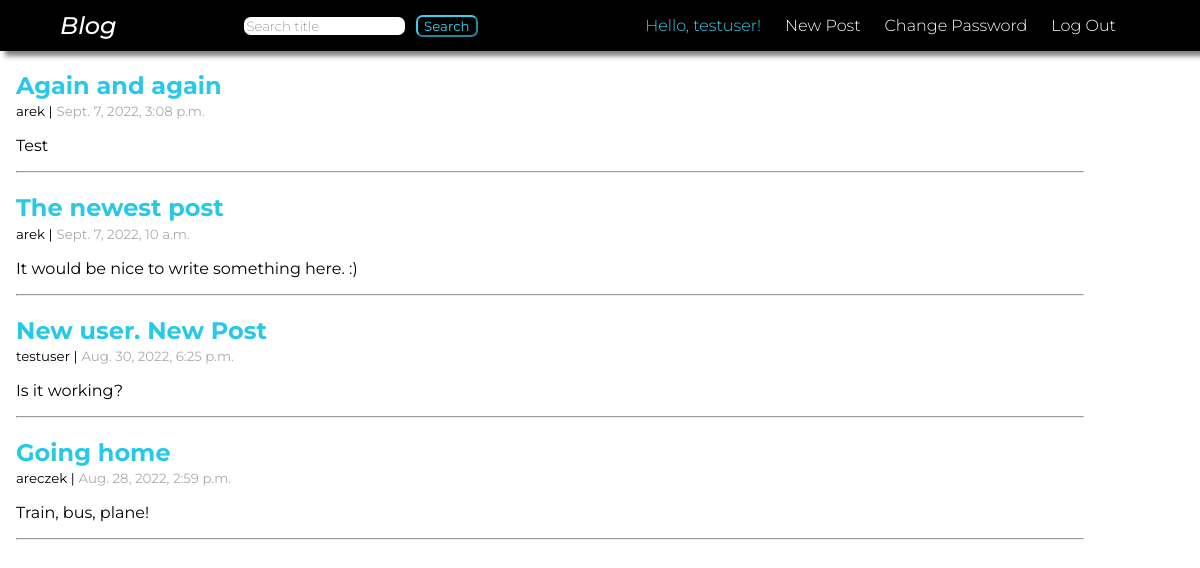
The page / (signed in) on the database its author committed.
### pages/models.py (models this page shows, shortened)
class Page(models.Model):
    title = models.CharField(max_length=155)
    author = models.ForeignKey("auth.User", on_delete=models.CASCADE)
    body = models.TextField(max_length=255, blank=True)
    created = models.DateTimeField(auto_now_add=True)
    likes = models.ManyToManyField("auth.User", related_name="blog_posts")
    class Meta:
        ordering = ["-created"]

### pages/views.py (the view)
# urls.py: path("", PageListView.as_view(), name="home"),
class PageListView(LoginRequiredMixin, ListView):
    model = Page
    template_name = "home.html"

### templates/home.html
{% extends 'base.html' %}
{% load static %}
{% block content %}
{% for page in page_list %}
    <div class="page-list">
        <h2><a href="{% url 'pages_detail' page.pk %}">{{ page.title }}</a></h2>
        <small>{{ page.author }} |</small>
        <small class="time">{{ page.created }}</small>
        <p>{{ page.body }}</p>
        <hr class="post-separator">
    </div>
{% endfor %}
{% endblock content %}

### templates/base.html (shortened to what this page needs)
{% load static %}
<!DOCTYPE html>
<html lang="en">
<head>
    <link rel="stylesheet" href="{% static 'css/base.css' %}">
</head>
<body>
    <div class="head">
        <header>
            <a class="logo" href="{% url 'home' %}">Blog</a>
            <form action="{% url 'search_title' %}" method=POST>
                <input class="nav-search" type='search' placeholder="Search title" autocomplete="off", name="searched">
                <button class="btn-search" type="submit">Search</button>
            </form>
            <nav>
                <ul>
                    {% if user.is_authenticated %}
                        <li>Hello, {{ user.username }}!</li>
                        <li><a href="{% url 'create_post' %}">New Post</a></li>
                        <li><a href="{% url 'password_change' %}">Change Password</a></li>
                        <li><a href="{% url 'logout' %}">Log Out</a></li>
                    {% else %}
                        <li><a href="{% url 'login' %}">Login</a></li>
                        <li><a href="{% url 'signup' %}">Sign Up</a></li>
                     {% endif %}
                 </ul>
             </nav>
        </header>
    </div>
    {% block content %}
    {% endblock content %}
</body>
</html>

### static/css/base.css (style rules this page uses)
body { margin: 0; }
a { text-decoration: none; }
header { display: flex; justify-content: space-between; box-shadow: 5px 5px 5px rgba(0, 0, 0, 0.5); }
h2 { font-family: "Montserrat", sans-serif; font-weight: 500; font-weight: bold; margin-bottom: .1em; }
h2 a { color: rgb(39, 201, 230); text-decoration: double; }
hr { width: 90%; margin-left: 0; margin-right: 0; }
form p, p { font-family: "Montserrat", sans-serif; font-weight: 400; }
.page-list { margin-left: 1em; }
.head { background-color: black; margin: 0; width: 100% }
ul { list-style: none; display: flex; font-family: "Montserrat", sans-serif; font-weight: 300; }
li { color: rgb(53, 210, 237); padding-right: 1.5em; }
li a { color: rgb(255, 255, 255); }
.logo { font-family: "Montserrat", sans-serif; font-weight: 500; font-style: italic; font-size: 1.5rem; text-decoration: none; color: white; }
header { display: flex; justify-content: space-between; align-items: center; padding: 0 5%; }
.nav-search { border-radius: 0.5em; border-style: none; font-family: "Montserrat", sans-serif; font-weight: 200; }
.btn-search { margin-left: .5em; border-radius: 0.5em; border-color: rgb(53, 210, 237); background-color: black; color: rgb(53, 210, 237); font-family: "Montserrat", sans-serif; cursor: pointer; transition: color .2s, background-color .2s; }
.time { color: rgb(171, 171, 171); }
small { font-family: "Montserrat", sans-serif; }

### rows shown on the page
Page: title "Again and again", author "arek", created "Sept. 7, 2022, 3:08 p.m.", body "Test"
Page: title "The newest post", author "arek", created "Sept. 7, 2022, 10 a.m.", body "It would be nice to write something here. :)"
Page: title "New user. New Post", author "testuser", created "Aug. 30, 2022, 6:25 p.m.", body "Is it working?"
Page: title "Going home", author "areczek", created "Aug. 28, 2022, 2:59 p.m.", body "Train, bus, plane!"

### other values the page prints
{{ user.username }} "testuser"
